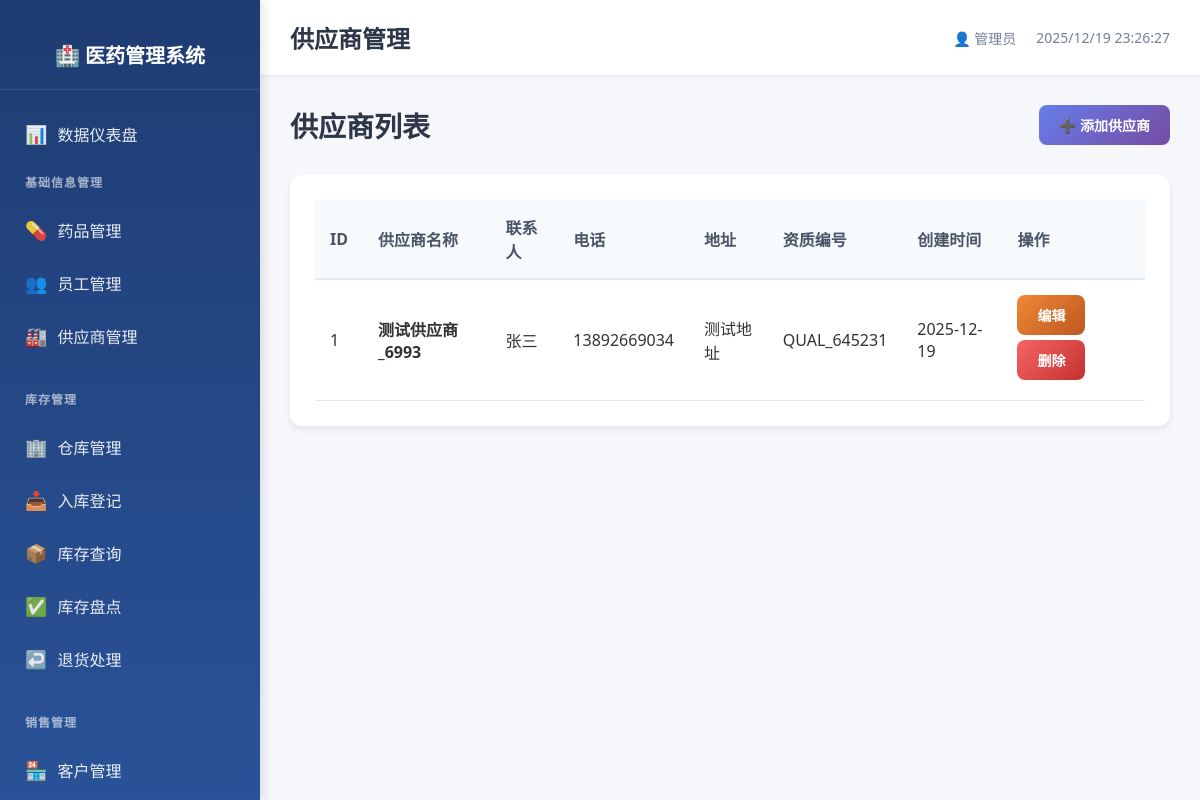
/basic/suppliers, run on an earlier commit of the app's database.
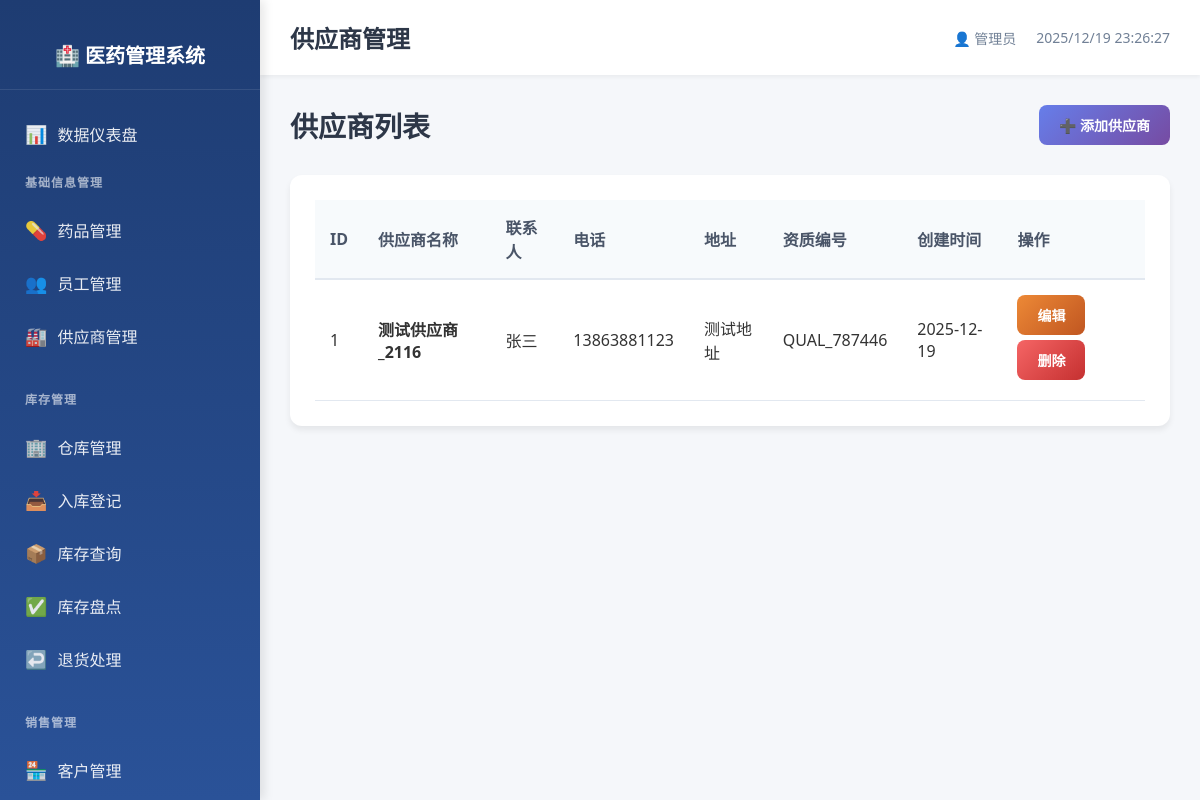
And on a later commit of the database.
### models.py (models this page shows)
class SupplierInfo(db.Model):
    __tablename__ = 'supplier_info'
    supplier_id = db.Column(db.Integer, primary_key=True, autoincrement=True)
    name = db.Column(db.String(100), nullable=False, unique=True, index=True)
    contact = db.Column(db.String(100))
    phone = db.Column(db.String(20), unique=True, index=True)
    address = db.Column(db.String(200))
    qualification_no = db.Column(db.String(100), unique=True, index=True)
    create_time = db.Column(db.DateTime, default=datetime.now, nullable=False)
    update_time = db.Column(db.DateTime, default=datetime.now, onupdate=datetime.now, nullable=False)

### routes/basic_info.py (the view)
@basic_bp.route('/suppliers')
def supplier_list():
    suppliers = SupplierInfo.query.all()
    return render_template('basic/supplier_list.html', suppliers=suppliers)

### templates/basic/supplier_list.html (shortened to what this page needs)
{% extends "base.html" %}
{% block page_title %}供应商管理{% endblock %}
{% block content %}
<div class="page-header">
    <h2>供应商列表</h2>
    <a href="{{ url_for('basic.supplier_add') }}" class="btn btn-primary">
        ➕ 添加供应商
    </a>
</div>
<div class="table-card">
    <table class="data-table">
        <thead>
            <tr>
                <th>ID</th>
                <th>供应商名称</th>
                <th>联系人</th>
                <th>电话</th>
                <th>地址</th>
                <th>资质编号</th>
                <th>创建时间</th>
                <th>操作</th>
            </tr>
        </thead>
        <tbody>
            {% for supplier in suppliers %}
            <tr>
                <td>{{ supplier.supplier_id }}</td>
                <td><strong>{{ supplier.name }}</strong></td>
                <td>{{ supplier.contact or '-' }}</td>
                <td>{{ supplier.phone or '-' }}</td>
                <td>{{ supplier.address or '-' }}</td>
                <td>{{ supplier.qualification_no or '-' }}</td>
                <td>{{ supplier.create_time.strftime('%Y-%m-%d') if supplier.create_time else '-' }}</td>
                <td>
                    <a href="{{ url_for('basic.supplier_edit', supplier_id=supplier.supplier_id) }}" class="btn btn-sm btn-warning">编辑</a>
                    <a href="{{ url_for('basic.supplier_delete', supplier_id=supplier.supplier_id) }}"
                       class="btn btn-sm btn-danger"
                       onclick="return confirm('确定要删除该供应商吗？');">删除</a>
                </td>
            </tr>
            {% endfor %}
        </tbody>
    </table>
</div>
{% endblock %}

What changed in the data, as far as the page shows it:
changed SupplierInfo "张三": name "测试供应商_6993" → "测试供应商_2116"; phone "13892669034" → "13863881123"; qualification_no "QUAL_645231" → "QUAL_787446"
